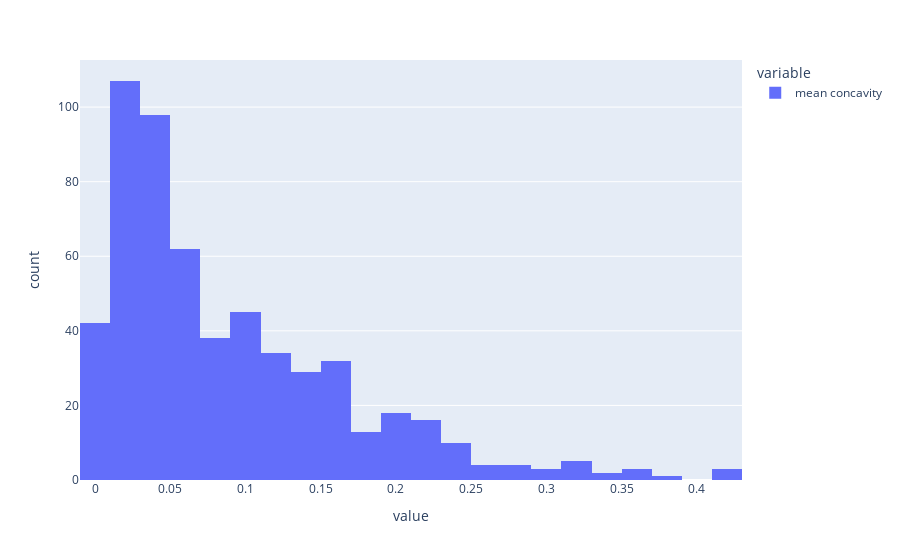

Source (notebook cell):
### Code cell
px.histogram(df_cancer['mean concavity'])

### Figure 1 — Plotly figure (JSON) as saved in the notebook; plotly's stock layout.template omitted (floating-point values rounded to 4 significant figures; data arrays with more than 128 entries replaced by an {"elided": "..."} marker saying what was removed)
{"data": [{"alignmentgroup": "True", "bingroup": "x", "hovertemplate": "variable=mean concavity<br>value=%{x}<br>count=%{y}<extra></extra>", "legendgroup": "mean concavity", "marker": {"color": "#636efa", "pattern": {"shape": ""}}, "name": "mean concavity", "offsetgroup": "mean concavity", "orientation": "v", "showlegend": true, "type": "histogram", "x": {"elided": "569 float values"}, "xaxis": "x", "yaxis": "y"}], "layout": {"autosize": true, "barmode": "relative", "legend": {"title": {"text": "variable"}, "tracegroupgap": 0}, "margin": {"t": 60}, "xaxis": {"anchor": "y", "autorange": true, "domain": [0, 1], "range": [-0.01, 0.43], "title": {"text": "value"}, "type": "linear"}, "yaxis": {"anchor": "x", "autorange": true, "domain": [0, 1], "range": [0, 112.6], "title": {"text": "count"}}}}
